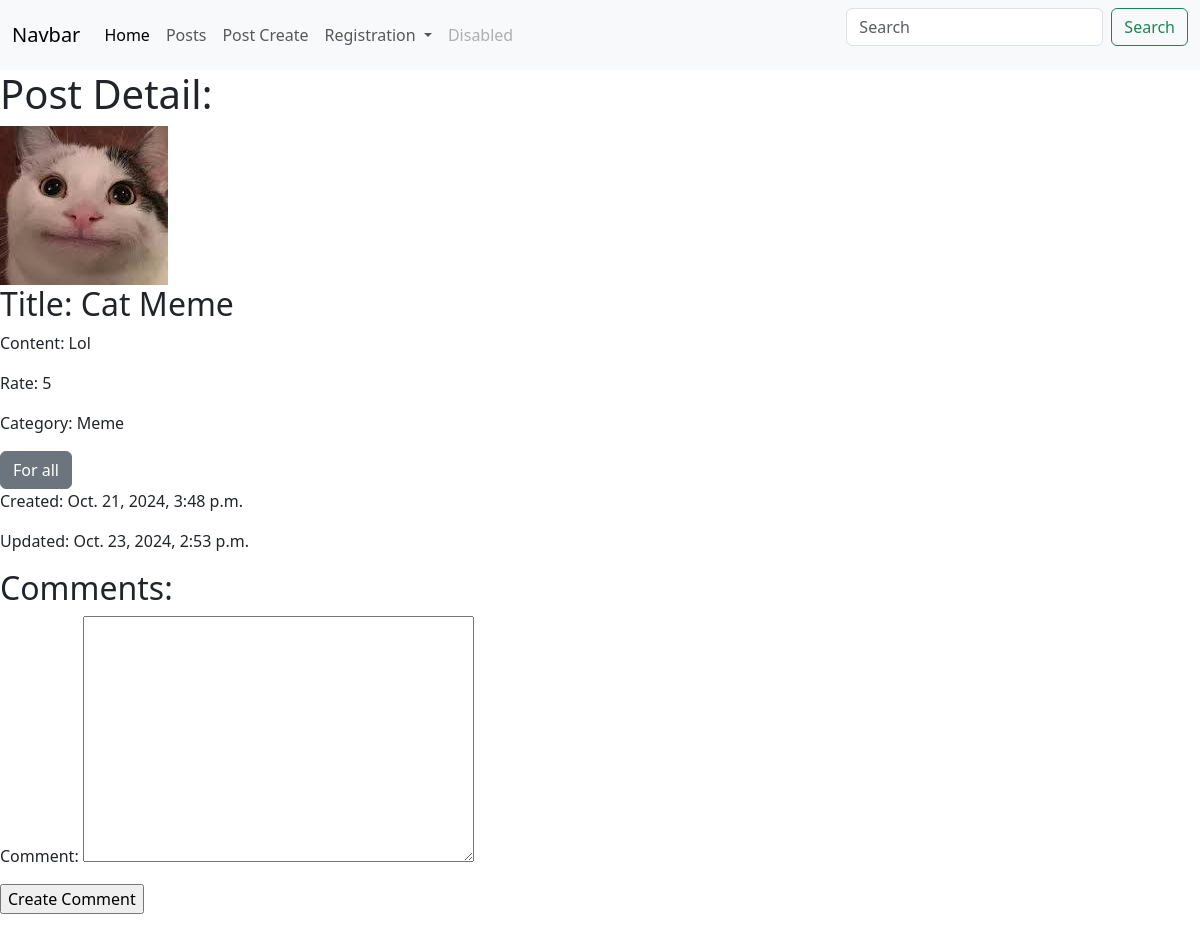
The app's page /posts/1/, older data.
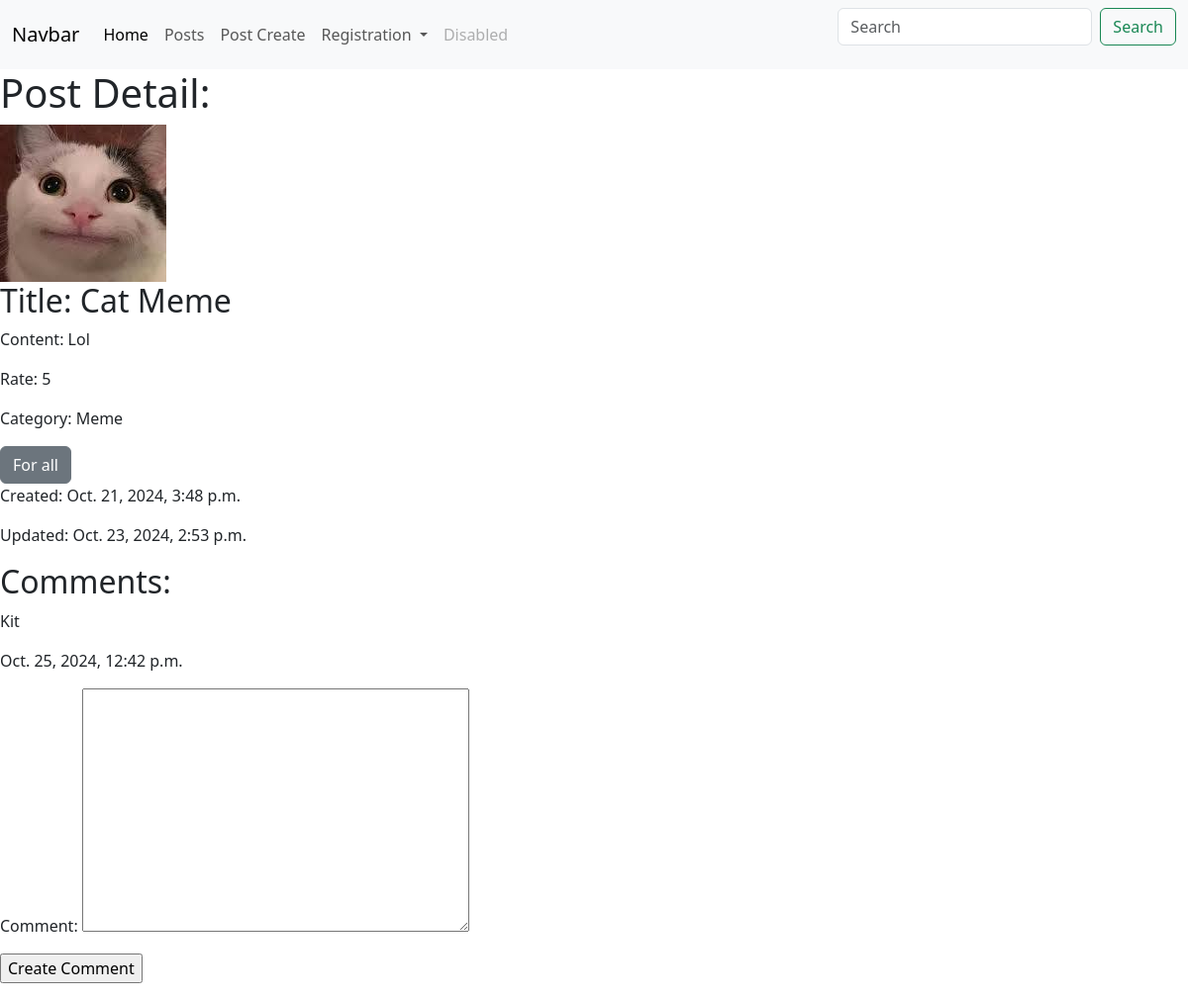
The same page, newer data.
### post/models.py (models this page shows, shortened)
class Tag(models.Model):
    name = models.CharField(max_length=100)

class Comment(models.Model):
    text = models.TextField()
    post = models.ForeignKey('Post', on_delete=models.CASCADE, related_name='comments', null=True, blank=True)
    created_at = models.DateTimeField(auto_now_add=True)

### post/views.py (the view)
# urls.py: path('posts/<int:post_id>/', views.post_detail_view),
def post_detail_view(request, post_id):
    post = Post.objects.get(id=post_id)
    form = CommentForm()
    return render(request, 'posts/post_detail.html', {'post': post, 'form': form})

### post/forms.py
class CommentForm(forms.ModelForm):
    class Meta:
        model = Comment
        fields = ['text']
        labels = {'text': 'Comment'}

### post/models.py (called while the page is built)
    def __str__(self):
        return self.name

### templates/posts/post_detail.html (shortened to what this page needs)
{% extends 'navbar.html' %}
{% load static %}
{% block content %}
<h1>Post Detail: </h1>
{% if post.image %}
                    <img src="/media/{{ post.image }}" class="card-ing-top" alt="...">
                {% else %}
                    <img src="{% static 'not_found.jpg' %}" class="card-ing-top" alt="...">
                {% endif %}
<h2>Title: {{ post.title }}</h2>
<p>Content: {{ post.content }}</p>
<p>Rate: {{ post.rate }}</p>
<p class="card-text">Category: {{ post.category }}</p>
                {% for tag in post.tags.all %}
                    <a href="#" class="btn btn-secondary">{{ tag.name }}</a>
                    {% endfor %}
<p>Created: {{ post.created_at }}</p>
<p>Updated: {{ post.updated_at }}</p>
<h2>Comments: </h2>
{% for comment in post.comments.all %}
    <p>{{ comment.text }}</p>
    <p>{{ comment.created_at }}</p>
{% endfor %}
    <form action="/posts/{{ post.id }}/post_create/" method="post" enctype="multipart/form-data">
        {{ form.as_p }}
        <input type="submit" name="Create" value="Create Comment">
    </form>
{% endblock %}

Row changes from the older to the newer data that the page shows:
added Comment: text "Kit", created_at "Oct. 25, 2024, 12:42 p.m."
